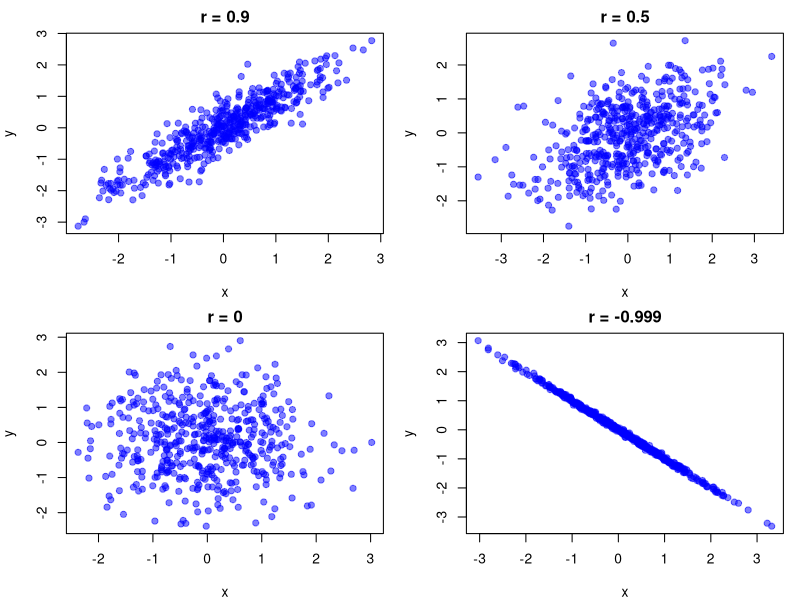
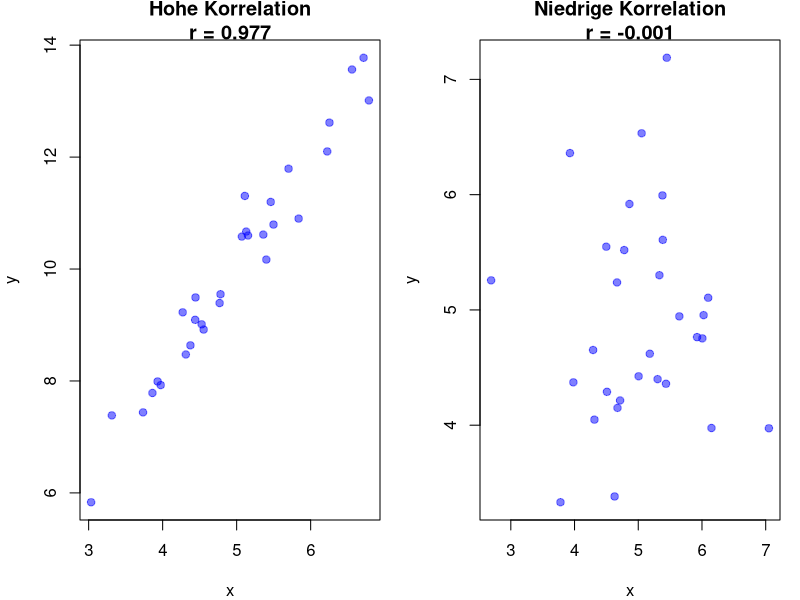
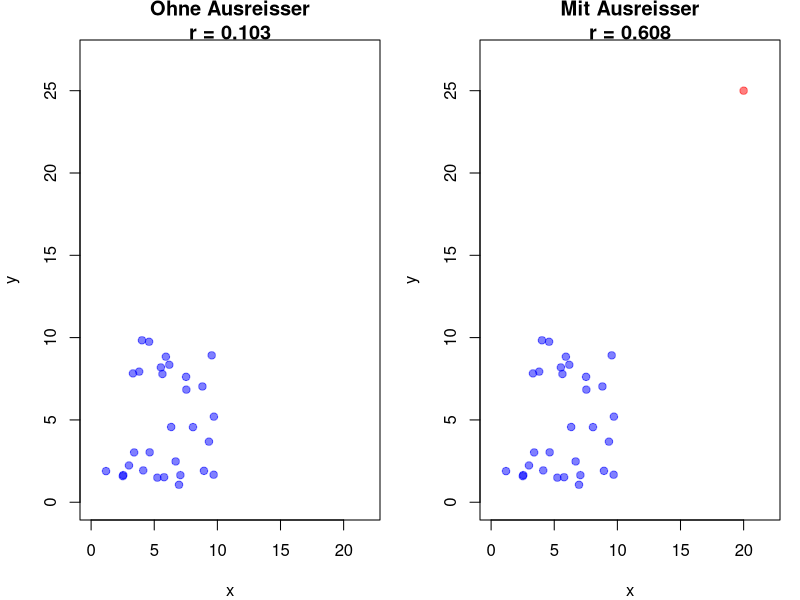
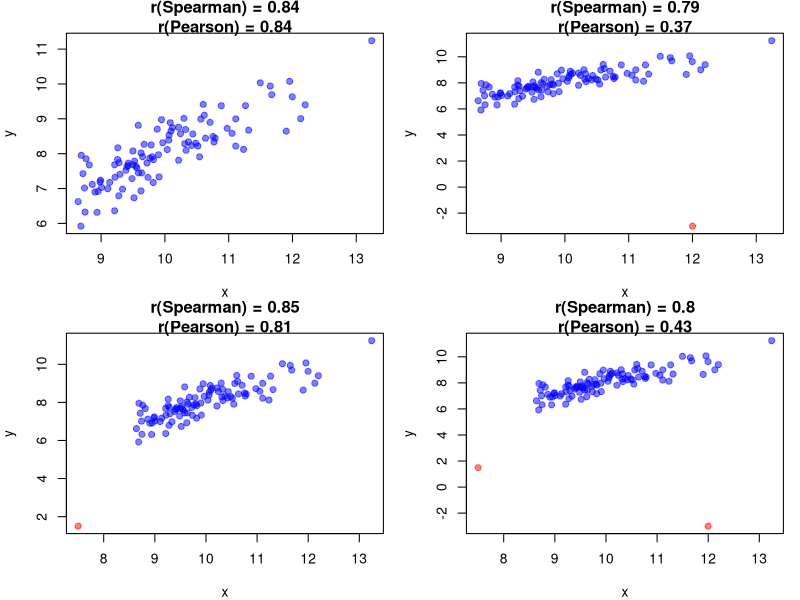
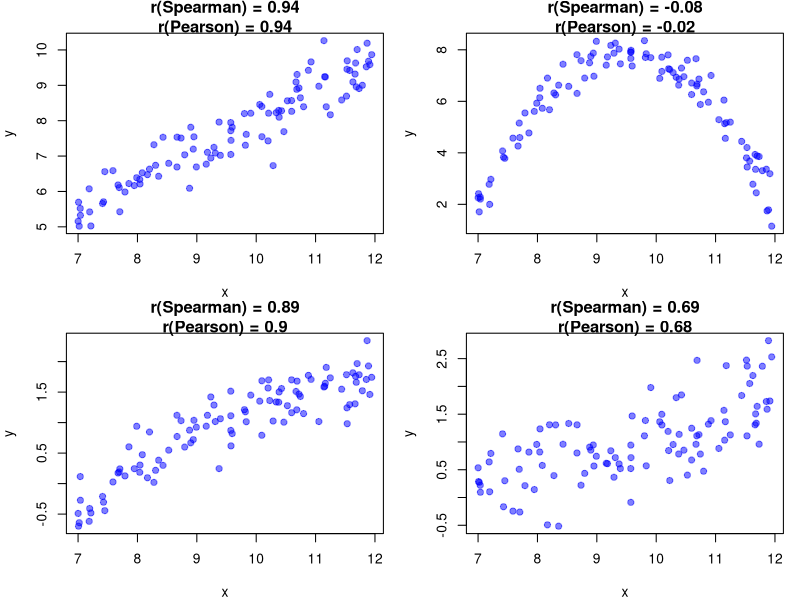

The R source for these figures, in order:
## ---- chunk 1
#| label: correlation-grid
#| echo: true
#| code-fold: true
#| fig-cap: "Korrelation zwischen zwei Variablen"
# Funktion zur Generierung von korrelierten Daten
generate_data <- function(n, rho) {
  library(MASS)
  mu <- c(0, 0)
  sigma <- matrix(c(1, rho, rho, 1), ncol = 2)
  mvrnorm(n, mu, sigma)
}

# Layout für 2x2 Plots
par(mfrow = c(2, 2), mar = c(4, 4, 2, 1))

# Verschiedene Korrelationswerte
cor_values <- c(0.9, 0.5, 0, -0.999)

# Plots erstellen
for (rho in cor_values) {
  data <- generate_data(500, rho)
  plot(data, 
       main = paste("r =", rho),
       xlab = "x", 
       ylab = "y", 
       pch = 19, 
       col = rgb(0, 0, 1, 0.5))
}
## ---- chunk 2
#| echo: true
#| label: noten-lernzeit-mittelwerte-x
#| code-fold: false

library(tibble)

noten_lernzeit_tabelle <- tibble(
    student = c("A", "B", "C", "D", "E"),
    note = c(70, 80, 50, 90, 60),
    lernzeit = c(10, 12, 5, 15, 8)
)


mean(noten_lernzeit_tabelle$note)
## ---- chunk 3
#| echo: true
#| label: noten-lernzeit-mittelwerte-y
#| code-fold: false

mean(noten_lernzeit_tabelle$lernzeit)
## ---- chunk 4
#| echo: true
#| label: noten-lernzeit-kovarianz-x-y
#| code-fold: false

cov(noten_lernzeit_tabelle$note, noten_lernzeit_tabelle$lernzeit)
## ---- chunk 5
#| echo: true
#| label: noten-lernzeit-standardabweichung-x
#| code-fold: false

sd(noten_lernzeit_tabelle$note)
## ---- chunk 6
#| echo: true
#| label: noten-lernzeit-standardabweichung-y
#| code-fold: false

sd(noten_lernzeit_tabelle$lernzeit)
## ---- chunk 7
#| echo: true
#| label: noten-lernzeit-pearson
#| code-fold: false

cor(noten_lernzeit_tabelle$note, noten_lernzeit_tabelle$lernzeit, method = "pearson")
## ---- chunk 8
#| label: simple-correlation-examples
#| echo: true
#| code-fold: true
#| fig-cap: "Beispiele für Pearson-Korrelationen"

# Set seed for reproducibility
set.seed(123)

# Hohe Korrelation (r nahe bei 1)
x_high <- rnorm(30, mean = 5, sd = 1)
y_high <- 2 * x_high + rnorm(30, mean = 0, sd = 0.5)
r_high <- cor(x_high, y_high)

# Niedrige Korrelation (r nahe bei 0)
x_low <- rnorm(30, mean = 5, sd = 1)
y_low <- rnorm(30, mean = 5, sd = 1)
r_low <- cor(x_low, y_low)

# Plots nebeneinander
par(mfrow = c(1, 2), mar = c(4, 4, 2, 1))

# Plot mit hoher Korrelation
plot(x_high, y_high, 
     main = paste("Hohe Korrelation\nr =", round(r_high, 3)), 
     xlab = "x", ylab = "y", 
     pch = 19, col = rgb(0, 0, 1, 0.5))

# Plot mit niedriger Korrelation
plot(x_low, y_low, 
     main = paste("Niedrige Korrelation\nr =", round(r_low, 3)), 
     xlab = "x", ylab = "y", 
     pch = 19, col = rgb(0, 0, 1, 0.5))
## ---- chunk 9
#| label: outlier-influence
#| echo: true
#| code-fold: true
#| fig-cap: "Einfluss von Ausreissern auf den Pearson-Korrelationskoeffizienten"

# Berechnung des Pearson-Korrelationskoeffizienten

# Daten ohne Ausreisser generieren
x <- runif(30, 1, 10)
y <- runif(30, 1, 10)

# Korrelationskoeffizient ohne Ausreisser
r_no_outlier <- cor(x, y)

# Daten mit Ausreisser hinzufügen
x_outlier <- c(x, 20)
y_outlier <- c(y, 25)

# Pearson-Korrelationskoeffizient mit Ausreisser
r_with_outlier <- cor(x_outlier, y_outlier)

# Plots nebeneinander
par(mfrow = c(1, 2), mar = c(4, 4, 2, 1))

# Plot ohne Ausreisser
plot(x, y, 
     main = paste("Ohne Ausreisser\nr =", round(r_no_outlier, 3)), 
     xlab = "x", ylab = "y", 
     pch = 19, col = rgb(0, 0, 1, 0.5), xlim = c(0, 22), ylim = c(0, 27))

# Plot mit Ausreisser
plot(x_outlier, y_outlier, 
     main = paste("Mit Ausreisser\nr =", round(r_with_outlier, 3)), 
     xlab = "x", ylab = "y", 
     pch = 19, col = c(rep(rgb(0, 0, 1, 0.5), 30), rgb(1, 0, 0, 0.5)), xlim = c(0, 22), ylim = c(0, 27))
## ---- chunk 10
#| echo: true
#| label: noten-lernzeit-rankings
#| code-fold: false

noten_lernzeit_tabelle$note_rank <- rank(noten_lernzeit_tabelle$note)
noten_lernzeit_tabelle$lernzeit_rank <- rank(noten_lernzeit_tabelle$lernzeit)

noten_lernzeit_tabelle
## ---- chunk 11
#| echo: true
#| label: noten-lernzeit-rangdifferenzen
#| code-fold: false

noten_lernzeit_tabelle$d_i <- noten_lernzeit_tabelle$note_rank - noten_lernzeit_tabelle$lernzeit_rank
noten_lernzeit_tabelle$d_i_sq <- noten_lernzeit_tabelle$d_i^2

sum(noten_lernzeit_tabelle$d_i_sq)
## ---- chunk 12
#| echo: true
#| label: noten-lernzeit-spearman
#| code-fold: false

cor(noten_lernzeit_tabelle$note, noten_lernzeit_tabelle$lernzeit, method = "spearman")
## ---- chunk 13
#| label: spearman-outlier-synthetic
#| echo: true
#| code-fold: true
#| fig-cap: "Einfluss von Ausreissern auf beide Korrelationskoeffizienten"

# Synthetische Daten generieren
x <- rnorm(100, mean = 10, sd = 1)
y <- 0.8 * x + rnorm(100, mean = 0, sd = 0.5)

# Funktion zur Berechnung von Pearson- und Spearman-Korrelation
correlations <- function(x, y) {
  list(
    pearson = round(cor(x, y, method = "pearson"), 2),
    spearman = round(cor(x, y, method = "spearman"), 2)
  )
}

# Layout für 2x2 Plots
par(mfrow = c(2, 2), mar = c(4, 4, 2, 1))

# 1. Plot (ohne Ausreisser)
cor_vals <- correlations(x, y)
plot(x, y, pch = 19, col = rgb(0, 0, 1, 0.5),
     main = paste0("r(Spearman) = ", cor_vals$spearman, 
                   "\nr(Pearson) = ", cor_vals$pearson),
     xlab = "x", ylab = "y")

# 2. Plot (Ausreisser unten rechts)
x2 <- c(x, 12)
y2 <- c(y, -3)
cor_vals2 <- correlations(x2, y2)
plot(x2, y2, pch = c(rep(19, 100), 19), col = c(rep(rgb(0, 0, 1, 0.5), 100), rgb(1, 0, 0, 0.5)),
     main = paste0("r(Spearman) = ", cor_vals2$spearman, 
                   "\nr(Pearson) = ", cor_vals2$pearson),
     xlab = "x", ylab = "y")

# 3. Plot (Ausreisser oben links)
x3 <- c(x, 7.5)
y3 <- c(y, 1.5)
cor_vals3 <- correlations(x3, y3)
plot(x3, y3, pch = c(rep(19, 100), 19), col = c(rep(rgb(0, 0, 1, 0.5), 100), rgb(1, 0, 0, 0.5)),
     main = paste0("r(Spearman) = ", cor_vals3$spearman, 
                   "\nr(Pearson) = ", cor_vals3$pearson),
     xlab = "x", ylab = "y")

# 4. Plot (zwei Ausreisser oben links und unten rechts)
x4 <- c(x, 7.5, 12)
y4 <- c(y, 1.5, -3)
cor_vals4 <- correlations(x4, y4)
plot(x4, y4, pch = c(rep(19, 100), 19, 19), col = c(rep(rgb(0, 0, 1, 0.5), 100), rgb(1, 0, 0, 0.5), rgb(1, 0, 0, 0.5)),
     main = paste0("r(Spearman) = ", cor_vals4$spearman, 
                   "\nr(Pearson) = ", cor_vals4$pearson),
     xlab = "x", ylab = "y")
## ---- chunk 14
#| label: spearman-nonlinearity
#| echo: true
#| code-fold: true
#| fig-cap: "Einfluss von Nicht-Linearitäten auf beide Korrelationskoeffizienten"

# Set seed for reproducibility
set.seed(42)

# Basisdaten generieren
x <- runif(100, 7, 12)  # x-Werte im Bereich 7 bis 12

# 1. Lineare Beziehung
y_linear <- 0.8 * x + rnorm(100, mean = 0, sd = 0.5)

# 2. U-förmige (quadratische) Beziehung
y_quadratic <- -1 * (x - 9.5)^2 + 8 + rnorm(100, mean = 0, sd = 0.5)

# 3. Logarithmische Beziehung
y_logarithmic <- log(x - 6.5) + rnorm(100, mean = 0, sd = 0.3)

# 4. Exponentielle Beziehung
y_exponential <- exp((x - 10) / 3) + rnorm(100, mean = 0, sd = 0.5)

# Funktion zur Berechnung von Pearson- und Spearman-Korrelation
correlations <- function(x, y) {
  list(
    pearson = round(cor(x, y, method = "pearson"), 2),
    spearman = round(cor(x, y, method = "spearman"), 2)
  )
}

# Layout für 2x2 Plots
par(mfrow = c(2, 2), mar = c(4, 4, 2, 1))

# Farben definieren
colors <- rgb(0, 0, 1, 0.5)

# 1. Plot (lineare Beziehung)
cor_vals1 <- correlations(x, y_linear)
plot(x, y_linear, pch = 19, col = colors,
     main = paste0("r(Spearman) = ", cor_vals1$spearman, 
                   "\nr(Pearson) = ", cor_vals1$pearson),
     xlab = "x", ylab = "y")

# 2. Plot (quadratische Beziehung)
cor_vals2 <- correlations(x, y_quadratic)
plot(x, y_quadratic, pch = 19, col = colors,
     main = paste0("r(Spearman) = ", cor_vals2$spearman, 
                   "\nr(Pearson) = ", cor_vals2$pearson),
     xlab = "x", ylab = "y")

# 3. Plot (logarithmische Beziehung)
cor_vals3 <- correlations(x, y_logarithmic)
plot(x, y_logarithmic, pch = 19, col = colors,
     main = paste0("r(Spearman) = ", cor_vals3$spearman, 
                   "\nr(Pearson) = ", cor_vals3$pearson),
     xlab = "x", ylab = "y")

# 4. Plot (exponentielle Beziehung)
cor_vals4 <- correlations(x, y_exponential)
plot(x, y_exponential, pch = 19, col = colors,
     main = paste0("r(Spearman) = ", cor_vals4$spearman, 
                   "\nr(Pearson) = ", cor_vals4$pearson),
     xlab = "x", ylab = "y")
